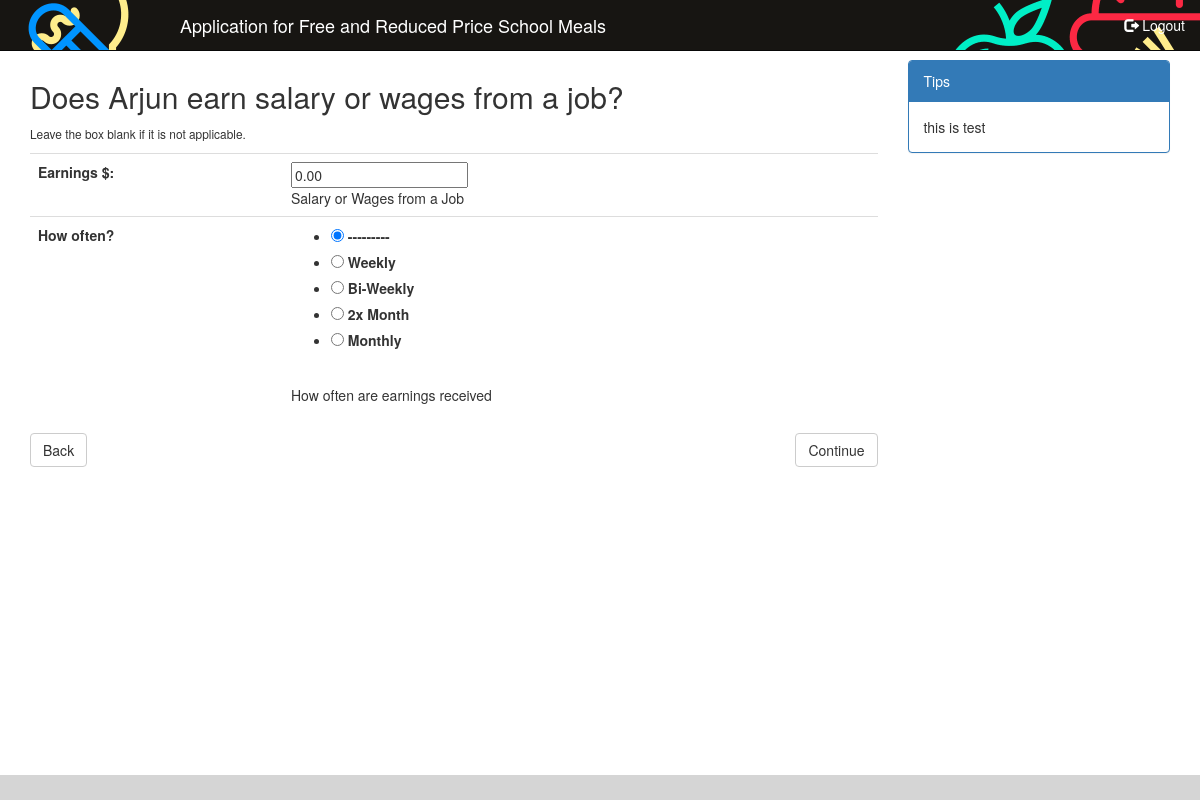
The page /eat/app/children/1/salary (signed in) on the database as committed earlier.
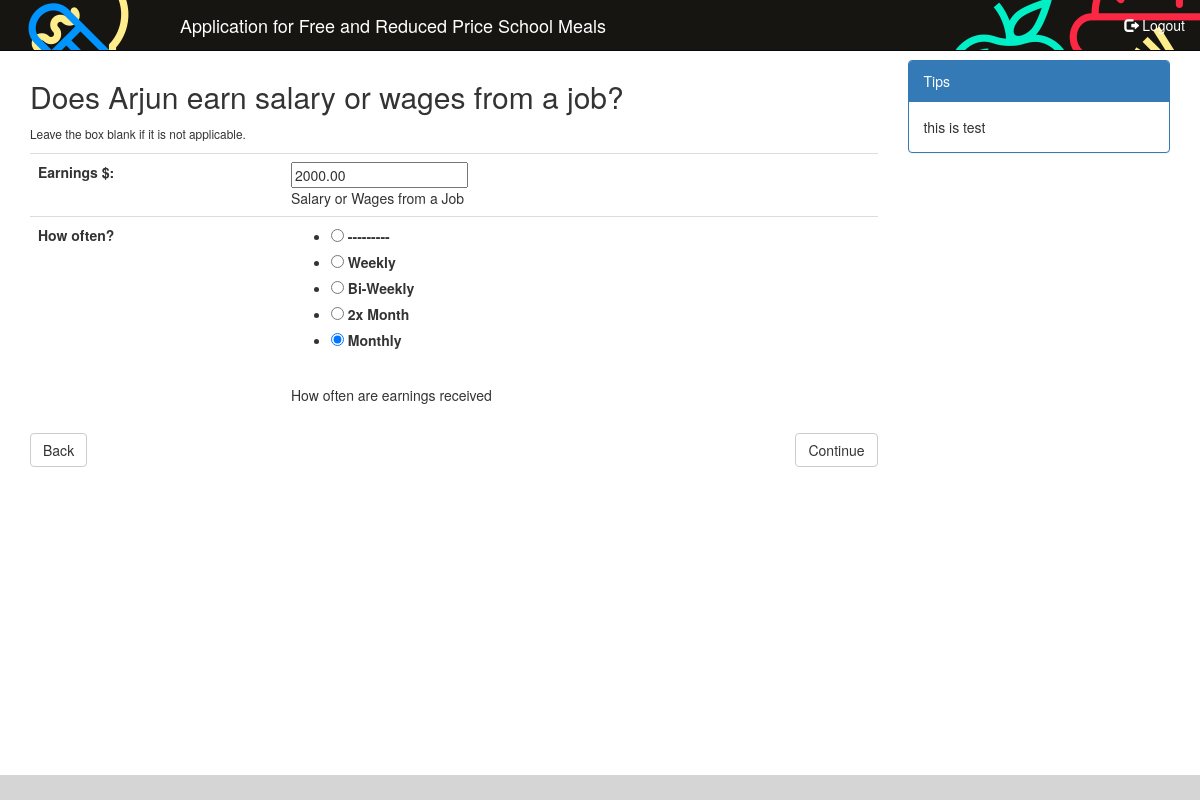
The same page on the database as committed later.
### eat/models.py (models this page shows)
class Child(models.Model):
    children = models.Manager()
    application = models.ForeignKey(Application, on_delete=models.CASCADE)
    first_name = models.CharField(max_length=25,
                                  verbose_name='First Name')
    last_name = models.CharField(max_length=25,
                                 verbose_name='Last Name')
    middle_name = models.CharField(max_length=25,
                                   verbose_name='Middle Name',
                                   blank=True,
                                   null=True)
    is_student = models.BooleanField(verbose_name='Is Student')
    foster_child = models.BooleanField(verbose_name='Is Foster Child')
    hmr = models.BooleanField(verbose_name='Homeless, Migrant, Runaway')
    salary = models.DecimalField(verbose_name='Salary',
                                 decimal_places=2,
                                 max_digits=8,
                                 help_text='Salary or Wages from a Job',
                                 blank=True,
                                 null=True)
    salary_frequency = models.IntegerField(choices=PAY_FREQUENCIES,
                                           verbose_name='Frequency Of Salary',
                                           help_text='How often are earnings received',
                                           blank=True,
                                           null=True)
    ssi_disability = models.DecimalField(verbose_name='Social Security Income for Disability',
                                         decimal_places=2,
                                         max_digits=8,
                                         help_text='Social security income for childs blindness or disability',
                                         blank=True,
                                         null=True)
    ssi_disability_frequency = models.IntegerField(choices=PAY_FREQUENCIES,
                                                   verbose_name='Frequency Of Social Security Income for Disability',
                                                   help_text='How often are earnings received',
                                                   blank=True,
                                                   null=True)
    ssi_parent_disability = models.DecimalField(verbose_name='Social Security Income for Parents Disability',
                                                decimal_places=2,
                                                max_digits=8,
                                                help_text='Social security income received if parent is disabled/retired/deceased',
                                                blank=True,
                                                null=True)
    ssi_parent_disability_frequency = models.IntegerField(choices=PAY_FREQUENCIES,
                                                          verbose_name='Frequency Of Social Security Income for Parent Disabilty',
                                                          help_text='How often are earnings received',
                                                          blank=True,
                                                          null=True)
    spending_money_income = models.DecimalField(verbose_name='Spending Money Income',
                                                decimal_places=2,
                                                max_digits=8,
                                                help_text='Spending money received from a person outside the household',
                                                blank=True,
                                                null=True)
    spending_money_income_frequency = models.IntegerField(choices=PAY_FREQUENCIES,
                                                          verbose_name='Frequency Of Spending Money Income',
                                                          help_text='How often are earnings received',
                                                          blank=True,
                                                          null=True)
    other_friend_income = models.DecimalField(verbose_name='Other Regular Income From Friends',
                                              decimal_places=2,
                                              max_digits=8,
                                              blank=True,
                                              null=True)
    other_friend_income_frequency = models.IntegerField(choices=PAY_FREQUENCIES,
                                                        verbose_name='Frequency Of Other Regular Income From Friends',
                                                        help_text='How often are earnings received',
                                                        blank=True,
                                                        null=True)
    pension_income = models.DecimalField(verbose_name='Pension Income',
                                         decimal_places=2,
                                         max_digits=8,
                                         blank=True,
                                         null=True)
    pension_income_frequency = models.IntegerField(choices=PAY_FREQUENCIES,
                                                   verbose_name='Pension Income Frequency',
                                                   help_text='How often are earnings received',
                                                   blank=True,
                                                   null=True)
    annuity_income = models.DecimalField(verbose_name='Annuity Income',
                                         decimal_places=2,
                                         max_digits=8,
                                         blank=True,
                                         null=True)
    annuity_income_frequency = models.IntegerField(choices=PAY_FREQUENCIES,
                                                   verbose_name='Annuity Income Frequency',
                                                   help_text='How often are earnings received',
                                                   blank=True,
                                                   null=True)
    trust_income = models.DecimalField(verbose_name='Trust Income',
                                       decimal_places=2,
                                       max_digits=8,
                                       blank=True,
                                       null=True)
    trust_income_frequency = models.IntegerField(choices=PAY_FREQUENCIES,
                                                 verbose_name='Trust Income Frequency',
                                                 help_text='How often are earnings received',
                                                 blank=True,
                                                 null=True)
    other_income = models.DecimalField(verbose_name='Other Income',
                                       decimal_places=2,
                                       max_digits=8,
                                       help_text='Any other income',
                                       blank=True,
                                       null=True)
    other_income_frequency = models.IntegerField(choices=PAY_FREQUENCIES,
                                                 verbose_name='Other Income Frequency',
                                                 help_text='How often are earnings received',
                                                 blank=True,
                                                 null=True)

### eat/views.py (the view)
# urls.py: url(r'^app/children/(?P<child_id>[0-9]+)/salary', views.child_earnings, name='child_salary'),
@login_required
def child_earnings(request, child_id):
    args = dict()
    direct = False
    page_name = resolve(request.path_info).url_name
    page = child_earnings_workflow[page_name]
    if request.META.get('HTTP_REFERER'):
        if parse.urlparse(request.META.get('HTTP_REFERER')).path == reverse('children'):
            direct = True
    child = Child.children.get(pk=child_id)
    if request.method == 'POST':
        form = EarningsForms.get_form(page_name, child, request.POST)
        is_direct = request.POST.get('is_direct')
        if form.is_valid():
            form.save()
            if is_direct == 'True':
                return redirect('children')
            else:
                next_page = page['next_page']
                if next_page['has_child_id']:
                    return redirect(next_page['name'], child_id=child.id)
                else:
                    return redirect(next_page['name'])
    else:
        form = EarningsForms.get_form(page_name=page_name, instance=child)
    args['form'] = form
    args['direct'] = direct
    args['child_id'] = child.id
    args['previous_page'] = page['previous_page']
    args['heading'] = page['headline'].format(child.first_name)
    args['tip'] = page['help_tip']
    AppUtil.set_last_page(child.application, request.get_full_path())
    return render(request, page['template'], args)

### eat/forms.py (shortened to what this page needs)
class ChildSalaryForm(ModelForm):
    class Meta:
        model = Child
        fields = ['salary', 'salary_frequency']
        widgets = {
            'salary_frequency': forms.RadioSelect
        }
        labels = {
            'salary': "Earnings $",
            'salary_frequency': "How often?"
        }

### eat/util.py (called while the page is built, shortened)
    @classmethod
    def set_last_page(cls, app, path):
        app.last_page = path
        app.save()

    @classmethod
    def get_form(cls, page_name, instance, data=None):
        if page_name == "child_salary":
            return ChildSalaryForm(data=data, instance=instance)

### eat/templates/eat/user/application/child/earnings.html (shortened to what this page needs)
{% extends "eat/user/application/base.html" %}
{% load staticfiles %}
{% block application_content_main %}
    <div>
        <p class="well-large">
            <h2>{{ heading }}</h2>
            <small>Leave the box blank if it is not applicable.</small>
        </p>
        <form class="form-horizontal" method="post">
            <table class="table">
            {{ form }}
            </table>
            <div>
                {% if not direct %}
                    {% if previous_page.has_child_id %}
                        <a class="btn btn-default" role="button" href="{% url previous_page.name child_id=child_id %}">Back</a>
                    {% else %}
                        <a class="btn btn-default" role="button" href="{% url previous_page.name %}">Back</a>
                    {% endif %}
                {% else %}
                    <a class="btn btn-default" role="button" href="{% url "children" %}">Back</a>
                {% endif %}
                <button type="submit" class="btn btn-default pull-right">
                    {% if direct %}Save{% else %}Continue{% endif %}
                </button>
            </div>
        </form>
    </div>
{% endblock %}
{% block application_content_right %}
    {% if tip %}
        <div class="panel panel-primary">
            <div class="panel-heading">
                Tips
            </div>
            <div class="panel-body">
                {{ tip }}
            </div>
        </div>
    {% endif %}
{% endblock %}

### eat/templates/eat/user/application/base.html (shortened to what this page needs)
<!DOCTYPE html>
<html lang="en">
<head>
    {% load staticfiles %}
    <link rel="stylesheet" href="//maxcdn.bootstrapcdn.com/bootstrap/3.3.6/css/bootstrap.min.css">
    <link rel="stylesheet" href="/static/css/site.css">
</head>
<body role="document" class="application">
<nav class="navbar navbar-inverse navbar-fixed-top"  style="background-image: url('/static/img/USDA-lunch-bkgd.gif')">
    <div class="container-fluid">
        <div class="navbar-header">
            <a class="navbar-brand" href="#">
                Application for Free and Reduced Price School Meals
            </a>
        </div>
        <div class="collapse navbar-collapse" id="bs-example-navbar-collapse-1">
            <ul class="nav navbar-nav navbar-right">
                <li>
                    <a href="{% url 'eat.views.logout_view' %}">
                        <span class="glyphicon glyphicon-log-out" aria-hidden="true"></span> Logout
                    </a>
                </li>
            </ul>
        </div>
    </div>
</nav>
<div class="container">
    <div class="row">
        <div class="col-lg-9">
            {% block application_content_main %}{% endblock %}
        </div>
        <div class="col-lg-3">
            {% block application_content_right %}{% endblock %}
        </div>
    </div>
</div>
<footer class="footer">
</footer>
</body>
</html>

### eat/static/css/site.css (style rules this page uses)
body { padding-top: 60px; }
.footer { position: absolute; bottom: 0; width: 100%; height: 25px; background-color: #d5d5d5; }
.navbar a { color: white !important; }
.navbar-brand { margin-left: 150px !important;; }

Rows that differ between the two databases and show on the page:
changed Child: salary "0.00" → "2000.00"; salary_frequency "☑ How often? ☐ Weekly ☐ Bi-Weekly ☐ 2x Month ☐ Monthly" → "☐ How often? ☐ Weekly ☐ Bi-Weekly ☐ 2x Month ☑ Monthly"
